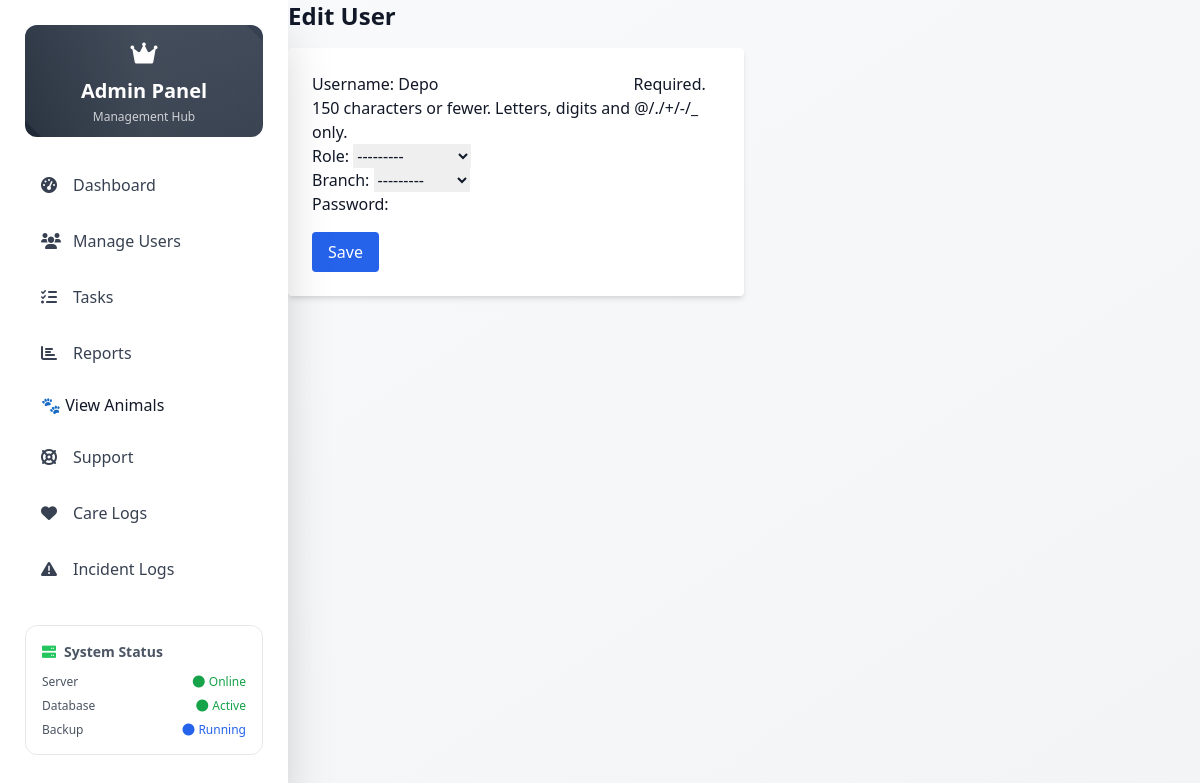
The page /dashboard/admin/4/user_edit/1/ (signed in) on the database its author committed.
### accounts/models.py (models this page shows, shortened)
class CustomUser(AbstractUser):
    email = models.EmailField(unique=True)
    role = models.CharField(max_length=30, choices=ROLES)
    branch = models.CharField(max_length=30, choices=BRANCHES)

### admin_dashboard/views.py (the view)
# urls.py: path('<str:branch>/user_edit/<int:user_id>/', user_edit, name='admin_user_edit'),
def user_edit(request, branch, user_id):
    if request.user.role != 'admin' and request.user.branch.lower() != branch.lower():
        return render(request, 'errors/unauthorized.html', status=403)
    user = get_object_or_404(CustomUser, id=user_id, branch__iexact=branch)
    form = CustomUserForm(request.POST or None, instance=user)
    if request.method == 'POST' and form.is_valid():
        user = form.save(commit=False)
        if form.cleaned_data['password']:
            user.password = make_password(form.cleaned_data['password'])
        user.save()
        return redirect('admin_user_list', branch=branch)
    return render(request, 'admin_dashboard/user_form.html', {'form': form, 'branch': branch, 'title': 'Edit User'})

### admin_dashboard/forms.py (shortened to what this page needs)
class CustomUserForm(forms.ModelForm):
    password = forms.CharField(widget=forms.PasswordInput, required=False)
    class Meta:
        model = CustomUser
        fields = ['username', 'role', 'branch', 'password']

### templates/admin_dashboard/user_form.html (shortened to what this page needs)
{% extends "admin_dashboard/base_admin.html" %}
{% block content %}
<h2 class="text-2xl font-bold mb-4">{{ title }}</h2>
<form method="POST" class="bg-white p-6 rounded shadow-md w-full md:w-1/2">
  {{ form.as_p }}
  <button type="submit" class="bg-blue-600 text-white px-4 py-2 rounded mt-4">Save</button>
</form>
{% endblock %}

### rows shown on the page
CustomUser: username "Depo", role "---------", branch "---------"

### other values the page prints
{{ title }} "Edit User"
